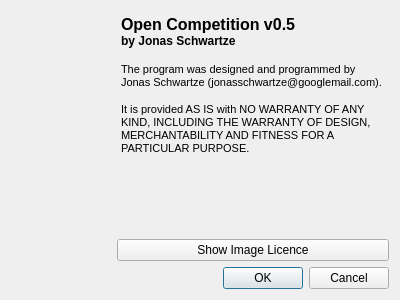
<?xml version="1.0" encoding="UTF-8"?>
<ui version="4.0">
 <class>AboutDialog</class>
 <widget class="QDialog" name="AboutDialog">
  <property name="geometry">
   <rect>
    <x>0</x>
    <y>0</y>
    <width>400</width>
    <height>300</height>
   </rect>
  </property>
  <property name="windowTitle">
   <string>About..</string>
  </property>
  <property name="windowIcon">
   <iconset resource="../ressources.qrc">
    <normaloff>:/ui/icons/images/icons/Logo.png</normaloff>:/ui/icons/images/icons/Logo.png</iconset>
  </property>
  <layout class="QGridLayout" name="gridLayout">
   <item row="3" column="0" colspan="2">
    <widget class="QDialogButtonBox" name="buttonBox">
     <property name="orientation">
      <enum>Qt::Horizontal</enum>
     </property>
     <property name="standardButtons">
      <set>QDialogButtonBox::Cancel|QDialogButtonBox::Ok</set>
     </property>
    </widget>
   </item>
   <item row="0" column="0">
    <widget class="QWidget" name="logoWidget" native="true">
     <property name="sizePolicy">
      <sizepolicy hsizetype="Fixed" vsizetype="Fixed">
       <horstretch>0</horstretch>
       <verstretch>0</verstretch>
      </sizepolicy>
     </property>
     <property name="minimumSize">
      <size>
       <width>100</width>
       <height>100</height>
      </size>
     </property>
     <property name="styleSheet">
      <string notr="true">border-image: url(:/ui/icons/images/icons/Logo.png);</string>
     </property>
    </widget>
   </item>
   <item row="0" column="1">
    <widget class="QTextEdit" name="textEdit">
     <property name="styleSheet">
      <string notr="true">background-color: rgba(255, 255, 255, 0);</string>
     </property>
     <property name="frameShape">
      <enum>QFrame::NoFrame</enum>
     </property>
     <property name="frameShadow">
      <enum>QFrame::Plain</enum>
     </property>
     <property name="lineWidth">
      <number>0</number>
     </property>
     <property name="html">
      <string>&lt;!DOCTYPE HTML PUBLIC &quot;-//W3C//DTD HTML 4.0//EN&quot; &quot;http://www.w3.org/TR/REC-html40/strict.dtd&quot;&gt;
&lt;html&gt;&lt;head&gt;&lt;meta name=&quot;qrichtext&quot; content=&quot;1&quot; /&gt;&lt;style type=&quot;text/css&quot;&gt;
p, li { white-space: pre-wrap; }
&lt;/style&gt;&lt;/head&gt;&lt;body style=&quot; font-family:'DejaVu Sans'; font-size:8pt; font-weight:400; font-style:normal;&quot;&gt;
&lt;table border=&quot;0&quot; style=&quot;-qt-table-type: root; margin-top:4px; margin-bottom:4px; margin-left:4px; margin-right:4px;&quot;&gt;
&lt;tr&gt;
&lt;td style=&quot;border: none;&quot;&gt;
&lt;p style=&quot; margin-top:0px; margin-bottom:0px; margin-left:0px; margin-right:0px; -qt-block-indent:0; text-indent:0px;&quot;&gt;&lt;span style=&quot; font-size:12pt; font-weight:600;&quot;&gt;Open Competition v0.5&lt;/span&gt;&lt;/p&gt;
&lt;p style=&quot; margin-top:0px; margin-bottom:0px; margin-left:0px; margin-right:0px; -qt-block-indent:0; text-indent:0px;&quot;&gt;&lt;span style=&quot; font-size:9pt; font-weight:600;&quot;&gt;by Jonas Schwartze&lt;/span&gt;&lt;/p&gt;
&lt;p align=&quot;center&quot; style=&quot;-qt-paragraph-type:empty; margin-top:0px; margin-bottom:0px; margin-left:0px; margin-right:0px; -qt-block-indent:0; text-indent:0px; font-size:10pt; font-weight:600;&quot;&gt;&lt;/p&gt;
&lt;p style=&quot; margin-top:0px; margin-bottom:0px; margin-left:0px; margin-right:0px; -qt-block-indent:0; text-indent:0px;&quot;&gt;The program was designed and programmed by Jonas Schwartze (jonasschwartze@googlemail.com).&lt;/p&gt;
&lt;p style=&quot;-qt-paragraph-type:empty; margin-top:0px; margin-bottom:0px; margin-left:0px; margin-right:0px; -qt-block-indent:0; text-indent:0px; font-size:9pt;&quot;&gt;&lt;/p&gt;
&lt;p style=&quot; margin-top:0px; margin-bottom:0px; margin-left:0px; margin-right:0px; -qt-block-indent:0; text-indent:0px;&quot;&gt;It is provided AS IS with NO WARRANTY OF ANY KIND, INCLUDING THE WARRANTY OF DESIGN, MERCHANTABILITY AND FITNESS FOR A PARTICULAR PURPOSE.&lt;/p&gt;
&lt;p style=&quot;-qt-paragraph-type:empty; margin-top:0px; margin-bottom:0px; margin-left:0px; margin-right:0px; -qt-block-indent:0; text-indent:0px;&quot;&gt;&lt;/p&gt;&lt;/td&gt;&lt;/tr&gt;&lt;/table&gt;&lt;/body&gt;&lt;/html&gt;</string>
     </property>
    </widget>
   </item>
   <item row="1" column="1">
    <widget class="QPushButton" name="pushButton">
     <property name="text">
      <string>Show Image Licence</string>
     </property>
    </widget>
   </item>
  </layout>
 </widget>
 <resources>
  <include location="../ressources.qrc"/>
 </resources>
 <connections>
  <connection>
   <sender>buttonBox</sender>
   <signal>accepted()</signal>
   <receiver>AboutDialog</receiver>
   <slot>accept()</slot>
   <hints>
    <hint type="sourcelabel">
     <x>248</x>
     <y>254</y>
    </hint>
    <hint type="destinationlabel">
     <x>157</x>
     <y>274</y>
    </hint>
   </hints>
  </connection>
  <connection>
   <sender>buttonBox</sender>
   <signal>rejected()</signal>
   <receiver>AboutDialog</receiver>
   <slot>reject()</slot>
   <hints>
    <hint type="sourcelabel">
     <x>316</x>
     <y>260</y>
    </hint>
    <hint type="destinationlabel">
     <x>286</x>
     <y>274</y>
    </hint>
   </hints>
  </connection>
 </connections>
</ui>
